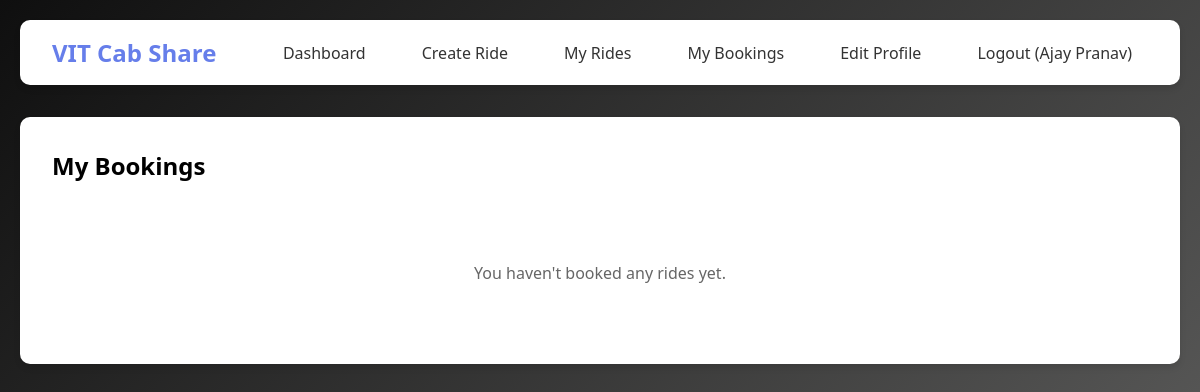
Before: /my_bookings (signed in) with the older database file.
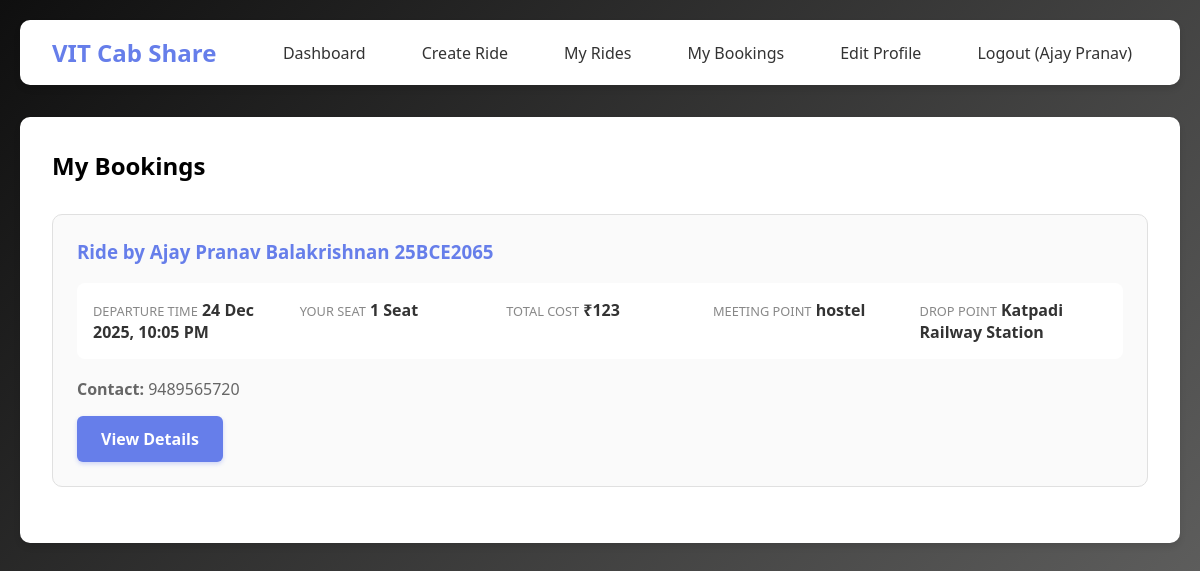
After: the same page with the newer database file.
### app.py (models this page shows)
class Booking(db.Model):
    id = db.Column(db.Integer, primary_key=True)
    ride_id = db.Column(db.Integer, db.ForeignKey('ride.id'), nullable=False)
    user_id = db.Column(db.Integer, db.ForeignKey('user.id'), nullable=False)
    seats_booked = db.Column(db.Integer, nullable=False)
    booked_at = db.Column(db.DateTime, default=datetime.utcnow)

class User(db.Model):
    id = db.Column(db.Integer, primary_key=True)
    name = db.Column(db.String(100), nullable=False)
    email = db.Column(db.String(120), unique=True, nullable=False)
    phone = db.Column(db.String(15), nullable=True)
    google_id = db.Column(db.String(100), unique=True, nullable=False)
    rides = db.relationship('Ride', backref='creator', lazy=True)
    bookings = db.relationship('Booking', backref='user', lazy=True)

class Ride(db.Model):
    id = db.Column(db.Integer, primary_key=True)
    user_id = db.Column(db.Integer, db.ForeignKey('user.id'), nullable=False)
    departure_time = db.Column(db.DateTime, nullable=False)
    total_seats = db.Column(db.Integer, nullable=False)
    available_seats = db.Column(db.Integer, nullable=False)
    cost_per_person = db.Column(db.Integer, nullable=False)
    meeting_point = db.Column(db.String(200), nullable=False)
    drop_point = db.Column(db.String(200), nullable=False, default='Katpadi Railway Station')
    notes = db.Column(db.Text)
    created_at = db.Column(db.DateTime, default=datetime.utcnow)
    bookings = db.relationship('Booking', backref='ride', lazy=True)

### app.py (the view)
@app.route('/my_bookings')
def my_bookings():
    if 'user_id' not in session:
        return redirect(url_for('login'))
    bookings = Booking.query.filter_by(user_id=session['user_id']).order_by(Booking.booked_at.desc()).all()
    return render_template('my_bookings.html', bookings=bookings)

### templates/my_bookings.html (shortened to what this page needs)
{% extends "base.html" %}
{% block content %}
<h2 style="margin-bottom: 2rem;">My Bookings</h2>
{% if bookings %}
    {% for booking in bookings %}
    <div class="ride-card">
        <h3 style="color: #667eea; margin-bottom: 1rem;">Ride by {{ booking.ride.creator.name }}</h3>
        <div class="ride-info">
            <div class="info-item">
                <span class="info-label">Departure Time</span>
                <span class="info-value">{{ booking.ride.departure_time.strftime('%d %b %Y, %I:%M %p') }}</span>
            </div>
            <div class="info-item">
                <span class="info-label">Your Seat</span>
                <span class="info-value">1 Seat</span>
            </div>
            <div class="info-item">
                <span class="info-label">Total Cost</span>
                <span class="info-value">₹{{ booking.ride.cost_per_person * booking.seats_booked }}</span>
            </div>
            <div class="info-item">
                <span class="info-label">Meeting Point</span>
                <span class="info-value">{{ booking.ride.meeting_point }}</span>
            </div>
            <div class="info-item">
                <span class="info-label">Drop Point</span>
                <span class="info-value">{{ booking.ride.drop_point }}</span>
            </div>
        </div>
        <p style="color: #666; margin: 1rem 0;"><strong>Contact:</strong> {{ booking.ride.creator.phone }}</p>
        <a href="{{ url_for('ride_details', ride_id=booking.ride.id) }}" class="btn">View Details</a>
    </div>
    {% endfor %}
{% else %}
    <p style="text-align: center; padding: 3rem; color: #666;">You haven't booked any rides yet.</p>
{% endif %}
{% endblock %}

Changed rows visible on the page:
added Booking: ride.creator.name "Ajay Pranav Balakrishnan 25BCE2065", ride.departure_time "24 Dec 2025, 10:05 PM", booking.ride.cost_per_person*booking.seats_booked "123", ride.meeting_point "hostel", ride.drop_point "Katpadi Railway Station", ride.creator.phone "9489565720"
Other visible differences:
text no longer shown: "You haven't booked any rides yet."
